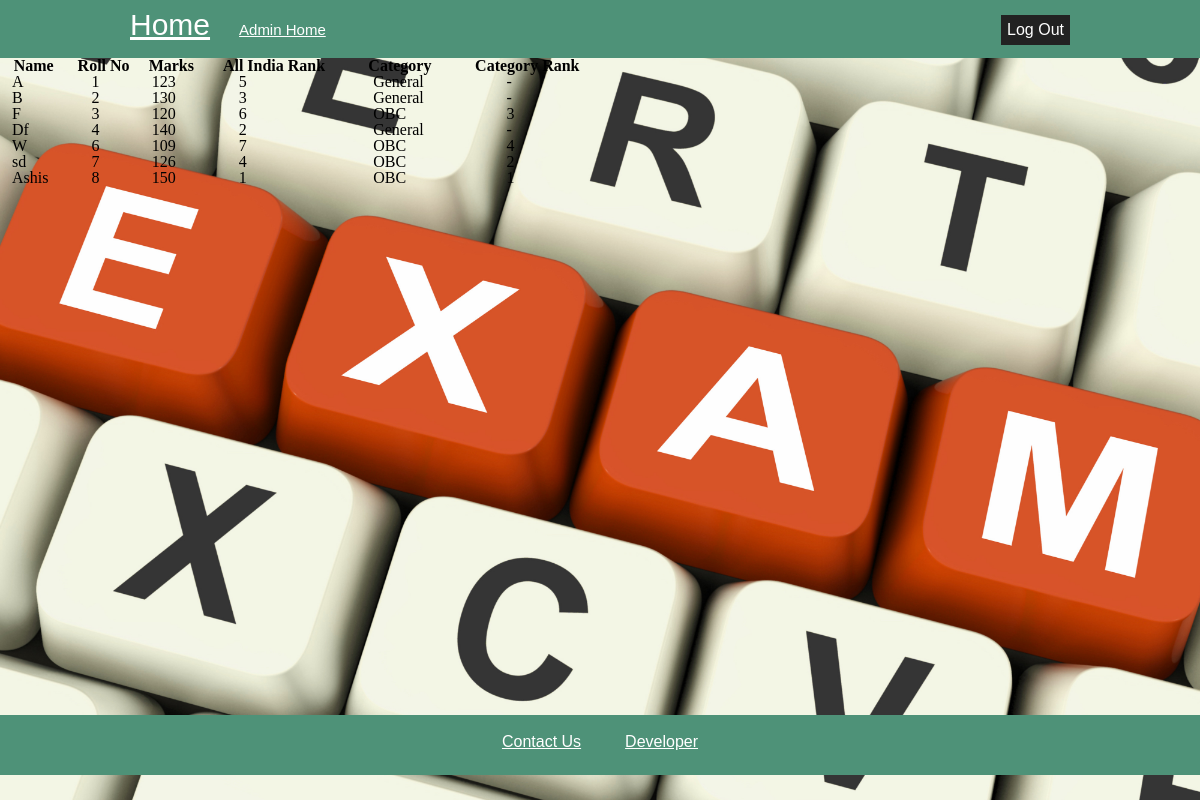
Page /OnlineResultManagementSystem/Admin/view.php (signed in) on the committed database.
### tables this page shows
CREATE TABLE `student` (
  `name` text NOT NULL,
  `roll` int(8) NOT NULL,
  `dob` int(8) NOT NULL,
  `marks` int(3) NOT NULL,
  `grank` mediumint(9) NOT NULL,
  `category` text NOT NULL,
  `categoryrank` mediumint(9) NOT NULL
);

### OnlineResultManagementSystem/Admin/view.php (the view, shortened to what this page needs)
 <!DOCTYPE html>
 <html>
 <head>
 	<link rel="stylesheet" type="text/css" href="../style.css">
 </head>
 <body>
 <header>
 		<div class="main-wrapper">
                     <nav>
 				<a class="home" href="../index.php">Home</a>
        <a class="adhome" href="adhome.php">Admin Home</a>
 				<form class="logout" action="adlogout.php" method="POST">
 							<button type="submit" name="submit">Log Out</button>
 						</form>
                     </nav>
 	        </div>
 </header>
 <?php
 include 'db.php';
 $sql = "SELECT * FROM student";
 $result = mysqli_query($conn, $sql);
  ?>
<div style="min-height:82.1%;">
 <table width="600" border="1" cellpadding="1" cellspacing="1">
   <tr>
     <th>Name</th>
     <th>Roll No</th>
     <th>Marks</th>
     <th>All India Rank</th>
     <th>Category</th>
     <th>Category Rank</th>
   </tr>
<?php
while($student=mysqli_fetch_assoc($result)){
  echo "<tr>";
  echo "<td>&nbsp&nbsp&nbsp".$student['name']."</td>";
  echo "<td>&nbsp&nbsp&nbsp&nbsp&nbsp&nbsp".$student['roll']."</td>";
  echo "<td>&nbsp&nbsp&nbsp".$student['marks']."</td>";
  echo "<td>&nbsp&nbsp&nbsp&nbsp&nbsp&nbsp&nbsp&nbsp&nbsp".$student['grank']."</td>";
  echo "<td>&nbsp&nbsp&nbsp&nbsp&nbsp&nbsp&nbsp".$student['category']."</td>";
  if($student['category']!='General'){
  echo "<td>&nbsp&nbsp&nbsp&nbsp&nbsp&nbsp&nbsp&nbsp&nbsp&nbsp&nbsp&nbsp&nbsp".$student['categoryrank']."</td>";
}else if($student['category']='General'){
  echo "<td>&nbsp&nbsp&nbsp&nbsp&nbsp&nbsp&nbsp&nbsp&nbsp&nbsp&nbsp&nbsp&nbsp-</td>";
}
  echo "</tr>";
}
 ?>
 </table>
 </div>
 <footer>
  <div >
    <nav>
      <a class="bot" href="dvl.php">Contact Us</a>
      <a class="bot" href="dvl.php">Developer</a>
    </nav>
 </div>
 </footer>
 </body>
 </html>

### OnlineResultManagementSystem/style.css (style rules this page uses)
html, body, div, span, object, iframe, h1, h2, h3, h4, h5, h6, p, blockquote, pre, abbr, address, cite, code, del, dfn, em, img, ins, kbd, q, samp, small, strong, sub, sup, var, b, i, dl, dt, dd, ol, ul, li, fieldset, form, label, legend, table, caption, tbody, tfoot, thead, tr, th, td, article, aside, canvas, details, figcaption, figure, footer, header, hgroup, menu, nav, section, summary, time, mark, audio, video { margin:0; padding:0; border:0; outline:0; font-size:100%; vertical-align:baseline; background:transparent; }
body { line-height:1; }
article,aside,details,figcaption,figure, footer,header,hgroup,menu,nav,section { display:block; }
a { margin:0; padding:0; font-size:100%; vertical-align:baseline; background:transparent; }
table { border-collapse:collapse; border-spacing:0; }
body, html { height: 100%; }
body { background-image: url("image.jpg"); height: 100%; background-position: center; background-repeat: no-repeat; background-size: cover; }
header { width: 100%; height: 58px; background-color: #4e9278; }
.main-wrapper { margin: 0px auto; width: auto; padding: 10px 0px 10px 130px; }
.home { font-family: Impact, Charcoal, sans-serif; font-size: 30px; color: #fff; }
footer { text-align: center; background-color: #4e9278 ; left: 0; bottom: 0; height: 60px; width: 100%; overflow:hidden; }
.bot { font-family: "Lucida Sans Unicode", "Lucida Grande", sans-serif; color: #fff; padding: 20px; }
footer nav { margin-top: 1.6%; }
.logout { float: right; padding: 5px 130px 0px 10px; }
.logout button { display: block; width: auto; height: 30px; font-family: arial; font-size: 16px; color: #fff; cursor: pointer; border: none; background-color: #222; border: none; }
.adhome { padding-left: 25px; font-family: "Lucida Sans Unicode", "Lucida Grande", sans-serif; color: #fff; font-size: 15px; }

### rows in the picture
student: name "A", roll "1", marks "123", grank "5", category "General"
student: name "B", roll "2", marks "130", grank "3", category "General"
student: name "F", roll "3", marks "120", grank "6", category "OBC", categoryrank "3"
student: name "Df", roll "4", marks "140", grank "2", category "General"
student: name "W", roll "6", marks "109", grank "7", category "OBC", categoryrank "4"
student: name "sd", roll "7", marks "126", grank "4", category "OBC", categoryrank "2"
student: name "Ashis", roll "8", marks "150", grank "1", category "OBC", categoryrank "1"
